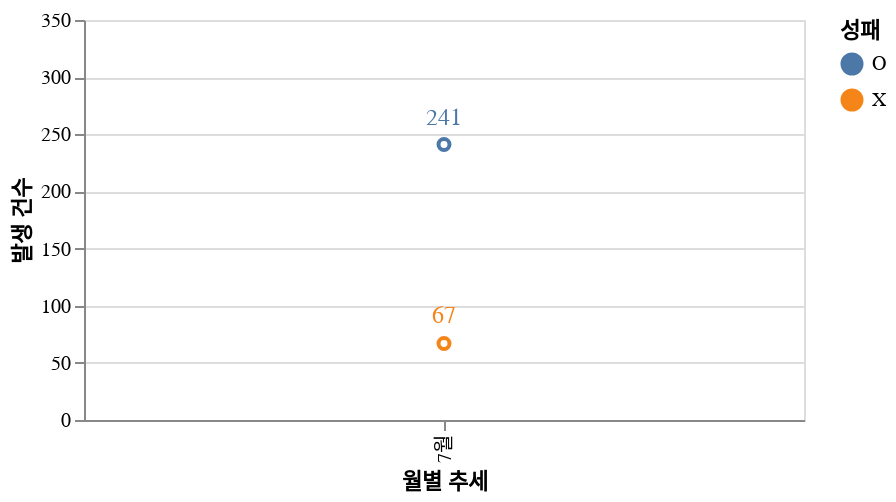

Write notebook code for a chart like this one.
### Code cell
chart

### Figure 1 — Vega-Lite specification as saved in the notebook (floating-point values rounded to 4 significant figures; data arrays with more than 128 entries replaced by an {"elided": "..."} marker saying what was removed)
{"config": {"axis": {"fontSize": 12, "font": "맑은고딕", "anchor": "start", "fontColor": "#000000"}}, "layer": [{"mark": "point", "encoding": {"color": {"field": "성패", "type": "nominal"}, "x": {"field": "월", "scale": {"padding": 15}, "title": "월별 추세", "type": "nominal"}, "y": {"aggregate": "count", "title": "발생 건수", "type": "quantitative"}}}, {"mark": {"type": "line", "color": "red"}, "encoding": {"x": {"field": "월", "title": "월별 추세", "type": "nominal"}, "y": {"aggregate": "count", "title": "", "type": "quantitative"}}}, {"mark": {"type": "text", "align": "center", "baseline": "line-top", "color": "black", "dy": -20, "fontSize": 12, "size": 12}, "encoding": {"color": {"field": "성패", "type": "nominal"}, "text": {"aggregate": "count", "field": "성패", "type": "quantitative"}, "x": {"field": "월", "scale": {"padding": 15}, "title": "월별 추세", "type": "nominal"}, "y": {"aggregate": "count", "title": "발생 건수", "type": "quantitative"}}}], "data": {"name": "data-aa1879cfb0478a2c6af771721d8e3391"}, "height": 200, "width": 360, "$schema": "https://vega.github.io/schema/vega-lite/v4.17.0.json", "datasets": {"data-aa1879cfb0478a2c6af771721d8e3391": {"elided": "308 records"}}}
